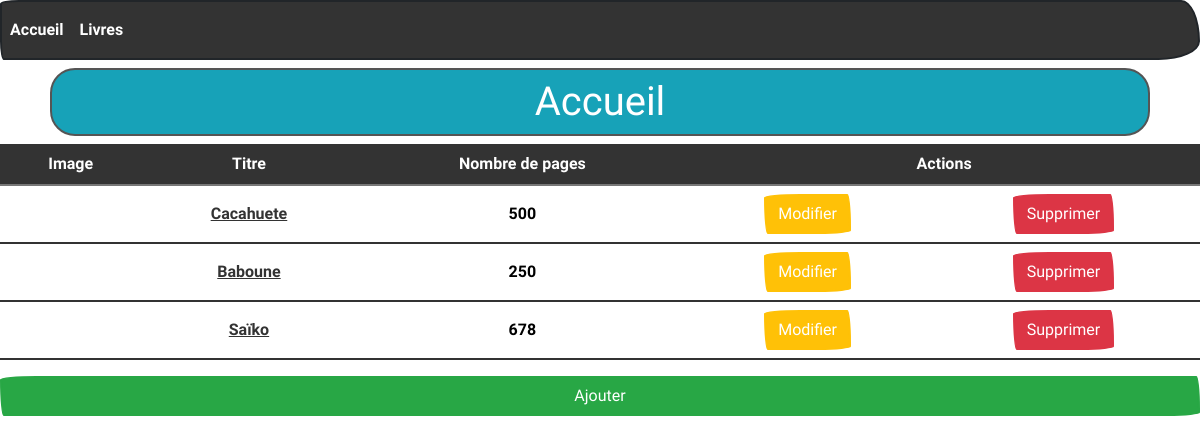
Before: /livres with the older database file.
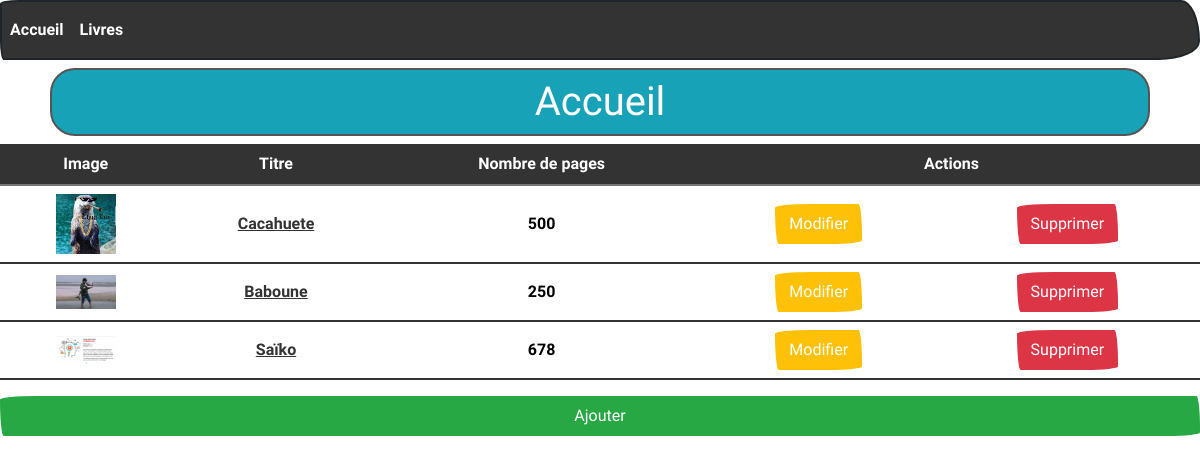
After: the same page with the newer database file.
### tables this page shows
CREATE TABLE `books` (
  `id_book` int(11) NOT NULL,
  `title_book` varchar(100) NOT NULL,
  `nb_pages_book` int(11) NOT NULL,
  `img_book` varchar(250) NOT NULL
);

### controller/BookController.php (called while the page is built, shortened)
<?php
require "model/BookManager.php";
class BookController
{
    private $bookManager;
    public function __construct()
    {
        $this->bookManager = new BookManager;
        $this->bookManager->loadBooks();
    }
    public function displayBooks()
    {
        $books = $this->bookManager->getBooksList();
        require "view/booksView.php";
    }
}

### model/BookManager.php (called while the page is built, shortened)
<?php
require "ModelClass.php";
require "BookClass.php";
class BookManager extends Model
{
    private $booksList;
    public function addBook($book)
    {
        $this->booksList[] = $book;
    }
    public function getBooksList()
    {
        return $this->booksList;
    }
    public function loadBooks()
    {
        $sql = "SELECT * FROM books";
        $req = $this->getBdd()->prepare($sql);
        $req->execute([]);
        $data = $req->fetchAll(PDO::FETCH_OBJ);
    }
}

### model/BookClass.php (called while the page is built, shortened)
<?php
class Books
{
    private $id;
    private $title;
    private $nbPages;
    private $img;
    public function __construct($id, $title, $nbPages, $img)
    {
        $this->id = $id;
        $this->title = $title;
        $this->nbPages = $nbPages;
        $this->img = $img;
    }
    public function getNbPages()
    {
        return $this->nbPages;
    }
    public function getTitle()
    {
        return $this->title;
    }
    public function getImg()
    {
        return $this->img;
    }
    public function getId()
    {
        return $this->id;
    }
}

### model/ModelClass.php (called while the page is built, shortened)
<?php
abstract class Model
{
    private static $pdo;
    private function setBdd()
    {
        self::$pdo = new PDO('mysql:host=localhost;dbname=adrar_mvc;charset=utf8', 'root', '');
        self::$pdo->setAttribute(PDO::ATTR_ERRMODE, PDO::ERRMODE_WARNING);
    }
    protected function getBdd()
    {
        if (self::$pdo === null) {
            return self::$pdo;
        } else {
            return self::$pdo;
        }
    }
}

### view/booksView.php (the view, shortened to what this page needs)
<table class="table text-center">
    <tr class="table-dark">
        <th>Image</th>
        <th>Titre</th>
        <th>Nombre de pages</th>
        <th colspan="2">Actions</th>
    </tr>
    <?php
    foreach ($books as $book) {
    ?>
        <tr>
            <td class="align-middle"><img src="<?= URL ?>public/images/<?= $book->getImg(); ?>" alt="" width="60px;"></td>
            <td class="align-middle"><a href="<?= URL ?>livres/lire/<?= $book->getId(); ?>"><?= $book->getTitle(); ?></a></td>
            <td class="align-middle"><?= $book->getNbPages(); ?></td>
            <td class="align-middle"><a href="<?= URL ?>livres/modifier/<?= $book->getId(); ?>" class="btn btn-warning">Modifier</a></td>
            <td class="align-middle">
                <form action="<?= URL ?>livres/supprimer/<?= $book->getId(); ?>" method="post" onsubmit="confirm('Voulez-vous vraiment supprimer ce livre ?')">
                    <input type="submit" value="Supprimer" class="btn btn-danger">
                </form>
            </td>
        </tr>
    <?php } ?>
</table>
<a href="<?= URL ?>livres/ajouter" class="btn btn-success d-block">Ajouter</a>
<?php $title = "Accueil";
$content = ob_get_clean();
require_once "view/template.php";

### index.php (shortened to what this page needs)
<?php
try {
    require "controller/BookController.php";
    $bookController = new BookController;
    if (empty($_GET['page'])) {
        require "view/homepageView.php";
    } else {
        $url = explode("/", filter_var($_GET["page"]), FILTER_SANITIZE_URL);
        switch ($url[0]) {
            case "livres":
                if (count($url)  === 1) {
                    $bookController->displayBooks();
                    break;
                }
        }
    }
} catch (Exception $e) {
    require "view/errorsView.php";
}

### view/template.php (shortened to what this page needs)
<!DOCTYPE html>
<html lang="en">
<head>
    <link rel="stylesheet" href="https://bootswatch.com/5/sketchy/bootstrap.min.css">
</head>
<body>
    <header>
        <nav class="navbar navbar-expand-lg navbar-dark bg-primary">
            <div class="collapse navbar-collapse" id="navbarColor01">
                <ul class="navbar-nav me-auto">
                    <li class="nav-item">
                        <a class="nav-link active" href="<?= URL ?>accueil">Accueil</a>
                    </li>
                    <li class="nav-item">
                        <a class="nav-link active" href="<?= URL ?>livres">Livres</a>
                    </li>
                </ul>
            </div>
        </nav>
        <div class="container">
            <h1 class="rounded border border-dark p-2 m-2 text-center text-white bg-info"><?= $title ?></h1>
        </div>
    </header>
    <?php unset($_SESSION["alert"]);
    echo $content ?>
</body>
</html>

Changed rows visible on the page:
changed books "Cacahuete": img_book: picture added
changed books "Baboune": img_book: picture added
changed books "Saïko": img_book: picture added
